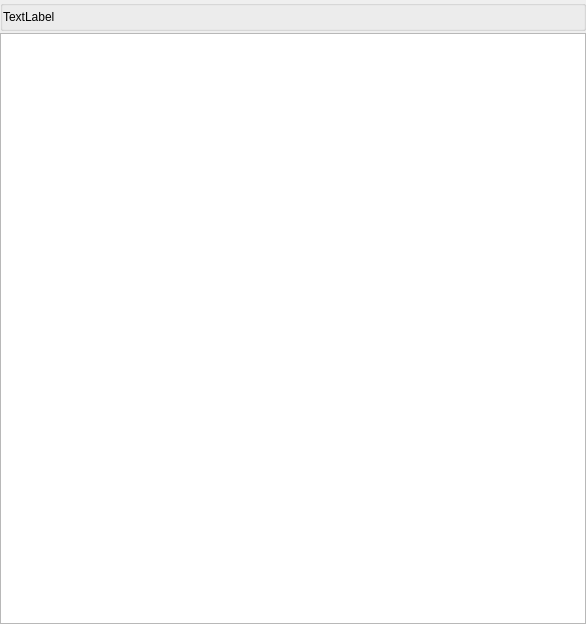
<?xml version="1.0" encoding="UTF-8"?>
<ui version="4.0">
 <class>HistoryDetailWidget</class>
 <widget class="QWidget" name="HistoryDetailWidget">
  <property name="geometry">
   <rect>
    <x>0</x>
    <y>0</y>
    <width>586</width>
    <height>624</height>
   </rect>
  </property>
  <property name="windowTitle">
   <string>Form</string>
  </property>
  <layout class="QVBoxLayout" name="verticalLayout_2">
   <property name="spacing">
    <number>2</number>
   </property>
   <property name="leftMargin">
    <number>0</number>
   </property>
   <property name="topMargin">
    <number>0</number>
   </property>
   <property name="rightMargin">
    <number>0</number>
   </property>
   <property name="bottomMargin">
    <number>0</number>
   </property>
   <item>
    <widget class="QGroupBox" name="groupBox">
     <property name="title">
      <string/>
     </property>
     <layout class="QVBoxLayout" name="verticalLayout">
      <property name="spacing">
       <number>0</number>
      </property>
      <property name="leftMargin">
       <number>0</number>
      </property>
      <property name="topMargin">
       <number>0</number>
      </property>
      <property name="rightMargin">
       <number>0</number>
      </property>
      <property name="bottomMargin">
       <number>0</number>
      </property>
      <item>
       <widget class="QLabel" name="infoLabel">
        <property name="text">
         <string>TextLabel</string>
        </property>
       </widget>
      </item>
     </layout>
    </widget>
   </item>
   <item>
    <widget class="QTableWidget" name="filesTable"/>
   </item>
  </layout>
 </widget>
 <resources/>
 <connections/>
</ui>
